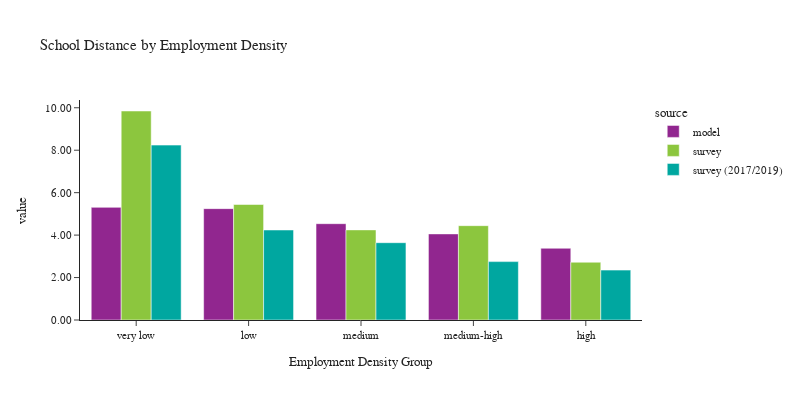

Notebook cell for this chart:
### Code cell
plot_school_location(df_students, 'emp_density_group', 'Employment Density', 'Employment Density Group')

### Figure 1 — Plotly figure (JSON) as saved in the notebook; plotly's stock layout.template omitted (floating-point values rounded to 4 significant figures)
{"data": [{"alignmentgroup": "True", "customdata": [[166264], [123171], [276837], [243250], [163951]], "hovertemplate": "source=model<br>emp_density_group=%{x}<br>value=%{y}<br>sample count=%{customdata[0]}<extra></extra>", "legendgroup": "model", "marker": {"color": "#91268F", "pattern": {"shape": ""}}, "name": "model", "offsetgroup": "model", "orientation": "v", "showlegend": true, "textposition": "auto", "type": "bar", "x": ["very low", "low", "medium", "medium-high", "high"], "xaxis": "x", "y": [5.307, 5.247, 4.539, 4.057, 3.379], "yaxis": "y"}, {"alignmentgroup": "True", "customdata": [[133], [99], [186], [224], [277]], "hovertemplate": "source=survey<br>emp_density_group=%{x}<br>value=%{y}<br>sample count=%{customdata[0]}<extra></extra>", "legendgroup": "survey", "marker": {"color": "#8CC63E", "pattern": {"shape": ""}}, "name": "survey", "offsetgroup": "survey", "orientation": "v", "showlegend": true, "textposition": "auto", "type": "bar", "x": ["very low", "low", "medium", "medium-high", "high"], "xaxis": "x", "y": [9.847, 5.441, 4.246, 4.445, 2.722], "yaxis": "y"}, {"alignmentgroup": "True", "customdata": [[64], [31], [92], [123], [141]], "hovertemplate": "source=survey (2017/2019)<br>emp_density_group=%{x}<br>value=%{y}<br>sample count=%{customdata[0]}<extra></extra>", "legendgroup": "survey (2017/2019)", "marker": {"color": "#00A7A0", "pattern": {"shape": ""}}, "name": "survey (2017/2019)", "offsetgroup": "survey (2017/2019)", "orientation": "v", "showlegend": true, "textposition": "auto", "type": "bar", "x": ["very low", "low", "medium", "medium-high", "high"], "xaxis": "x", "y": [8.24, 4.241, 3.642, 2.751, 2.35], "yaxis": "y"}], "layout": {"barmode": "group", "font": {"size": 11}, "height": 400, "legend": {"title": {"text": "source"}, "tracegroupgap": 0}, "title": {"text": "School Distance by Employment Density"}, "width": 800, "xaxis": {"anchor": "y", "domain": [0.0, 1.0], "title": {"text": "Employment Density Group"}}, "yaxis": {"anchor": "x", "domain": [0.0, 1.0], "tickformat": ".2f", "title": {"text": "value"}}}}
